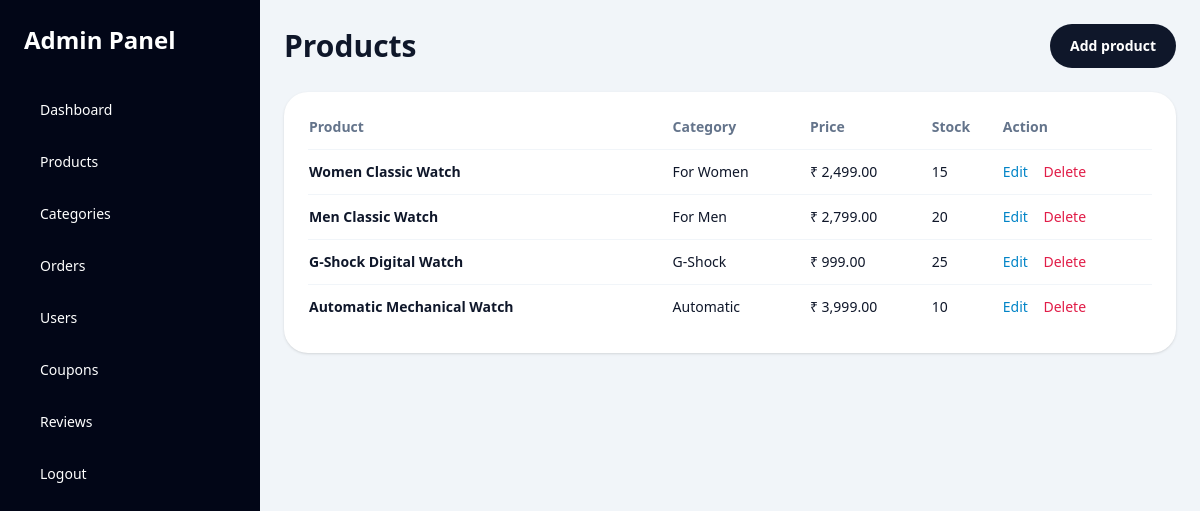
Screenshot of /admin/manage_products.php (signed in) with the database file from the repository.
### tables this page shows
CREATE TABLE IF NOT EXISTS products (
  id INT UNSIGNED AUTO_INCREMENT PRIMARY KEY,
  name VARCHAR(190) NOT NULL,
  description TEXT DEFAULT NULL,
  category_id INT UNSIGNED DEFAULT NULL,
  price DECIMAL(10,2) NOT NULL,
  stock INT UNSIGNED NOT NULL DEFAULT 0,
  image VARCHAR(255) DEFAULT NULL,
  is_active TINYINT(1) NOT NULL DEFAULT 1,
  created_at TIMESTAMP NOT NULL DEFAULT CURRENT_TIMESTAMP,
  KEY idx_products_category (category_id),
  KEY idx_products_active (is_active),
  CONSTRAINT chk_products_price_non_negative CHECK (price >= 0),
  CONSTRAINT fk_products_category
    FOREIGN KEY (category_id) REFERENCES categories(id) ON DELETE SET NULL
);

CREATE TABLE IF NOT EXISTS categories (
  id INT UNSIGNED AUTO_INCREMENT PRIMARY KEY,
  name VARCHAR(120) NOT NULL,
  image VARCHAR(255) DEFAULT NULL,
  created_at TIMESTAMP NOT NULL DEFAULT CURRENT_TIMESTAMP,
  UNIQUE KEY uq_categories_name (name)
);

### admin/manage_products.php (called while the page is built)
<?php
require __DIR__ . '/products.php';

### config/bootstrap.php (called while the page is built, shortened)
<?php
require_once __DIR__ . '/database.php';
require_once __DIR__ . '/../models/BaseModel.php';
require_once __DIR__ . '/../models/ProductModel.php';
function app_url(string $path = ''): string
{
    return rtrim(BASE_URL, '/') . '/' . ltrim($path, '/');
}
function e(null|string|int|float $value): string
{
    return htmlspecialchars((string) $value, ENT_QUOTES, 'UTF-8');
}
function money(float $amount): string
{
    return '₹ ' . number_format($amount, 2);
}

### config/database.php (called while the page is built, shortened)
<?php
function db(): PDO
{
    $pdo = new PDO(
        'mysql:host=' . DB_HOST . ';dbname=' . DB_NAME . ';charset=utf8mb4',
        DB_USER,
        DB_PASS,
        [
            PDO::ATTR_ERRMODE => PDO::ERRMODE_EXCEPTION,
            PDO::ATTR_DEFAULT_FETCH_MODE => PDO::FETCH_ASSOC,
        ]
    );
    return $pdo;
}

### models/BaseModel.php (called while the page is built, shortened)
<?php
abstract class BaseModel
{
    public function __construct()
    {
        $this->pdo = db();
    }
}

### models/ProductModel.php (called while the page is built, shortened)
<?php
class ProductModel extends BaseModel
{
    public function adminAll(): array
    {
        return $this->pdo->query(
            'SELECT p.*, c.name AS category_name
             FROM products p
             LEFT JOIN categories c ON c.id = p.category_id
             ORDER BY p.created_at DESC'
        )->fetchAll();
    }
}

### admin/products.php (the view, shortened to what this page needs)
<?php
require_once __DIR__ . '/../config/bootstrap.php';
$products = (new ProductModel())->adminAll();
require __DIR__ . '/partials/header.php';
?>
<div class="mb-6 flex items-center justify-between gap-4">
    <h1 class="text-3xl font-bold">Products</h1>
    <a href="<?= e(app_url('admin/product_form.php')); ?>" class="rounded-full bg-slate-900 px-5 py-3 text-sm font-semibold text-white">Add product</a>
</div>
<div class="rounded-3xl bg-white p-6 shadow">
    <div class="overflow-x-auto">
        <table class="min-w-full text-sm">
            <thead><tr class="text-left text-slate-500"><th class="pb-3">Product</th><th class="pb-3">Category</th><th class="pb-3">Price</th><th class="pb-3">Stock</th><th class="pb-3">Action</th></tr></thead>
            <tbody>
            <?php foreach ($products as $product): ?>
                <tr class="border-t border-slate-100">
                    <td class="py-3 font-semibold"><?= e($product['name']); ?></td>
                    <td class="py-3"><?= e((string) $product['category_name']); ?></td>
                    <td class="py-3"><?= e(money((float) $product['price'])); ?></td>
                    <td class="py-3"><?= (int) $product['stock']; ?></td>
                    <td class="py-3">
                        <a class="text-sky-600" href="<?= e(app_url('admin/product_form.php?id=' . (int) $product['id'])); ?>">Edit</a>
                        <a class="ml-3 text-rose-600" href="<?= e(app_url('admin/product_delete.php?id=' . (int) $product['id'])); ?>" onclick="return confirm('Delete this product?')">Delete</a>
                    </td>
                </tr>
            <?php endforeach; ?>
            </tbody>
        </table>
    </div>
</div>
<?php require __DIR__ . '/partials/footer.php'; ?>

### rows the page displays
products: name "Women Classic Watch", category.name "For Women", price "₹ 2,499.00", stock "15"
products: name "Men Classic Watch", category.name "For Men", price "₹ 2,799.00", stock "20"
products: name "G-Shock Digital Watch", category.name "G-Shock", price "₹ 999.00", stock "25"
products: name "Automatic Mechanical Watch", category.name "Automatic", price "₹ 3,999.00", stock "10"
